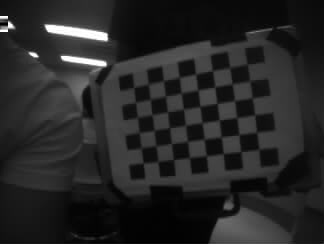
#> input picture Autonomous Drone Delivery System/camCalibration/calibration_imgs/img101.png, 324 x 244 px; its folder holds only this picture in this run
$ python calibrate.py
#> lines starting #> are read from the running program, lines starting #| are printed output that depends on the picture; after the words box and inside, x2 and y2 are one past the last pixel; in counts of white or black regions, pixels touching at a corner belong together; long printed decimals are rounded
import cv2
import glob
import numpy as np
import pickle


def retrieve_matrices():
    FRAME_SIZE = (244, 324)
    CHESSBOARD_SIZE = (6, 8)

    # termination criteria
    criteria = (cv2.TERM_CRITERIA_EPS + cv2.TERM_CRITERIA_MAX_ITER, 30, 0.001)


    # prepare object points, like (0,0,0), (1,0,0), (2,0,0) ....,(6,5,0)
    objp = np.zeros((1, (CHESSBOARD_SIZE[0] * CHESSBOARD_SIZE[1]), 3), np.float32)
    objp[0,:,:2] = np.mgrid[0:CHESSBOARD_SIZE[0],0:CHESSBOARD_SIZE[1]].T.reshape(-1,2)

    size_of_chessboard_squares_mm = 50
    objp = objp * size_of_chessboard_squares_mm


    # Arrays to store object points and image points from all the images.
    objpoints = [] # 3d point in real world space
    imgpoints = [] # 2d points in image plane.

    images = glob.glob('calibration_imgs/*.png')

    for image in images:

        img = cv2.imread(image)
#> img is the input picture: shape (244, 324, 3); min 0, max 255, mean 38.1
        gray = cv2.cvtColor(img, cv2.COLOR_BGR2GRAY)

        ret, corners = cv2.findChessboardCorners(gray, CHESSBOARD_SIZE, cv2.CALIB_CB_ADAPTIVE_THRESH + cv2.CALIB_CB_FAST_CHECK + cv2.CALIB_CB_NORMALIZE_IMAGE)
#> ret = True; corners = 48 rows, first 8: [247.2, 63.96], [249.8, 80.55], [252.2, 98.15], [255.1, 114.6], [256.2, 132.5], [258.9, 148.7], [229.5, 68.34], [231.7, 84.22]
        print(ret)
#| True
        if ret == True:
            objpoints.append(objp)
            corners2 = cv2.cornerSubPix(gray, corners, (11,11), (-1,1), criteria)
#> corners2 = 48 rows, first 8: [247.3, 64.24], [249.7, 80.79], [252.3, 97.97], [254.7, 114.8], [256.6, 132.1], [258.8, 149.2], [229.6, 67.65], [232.2, 83.79]
            imgpoints.append(corners2)

            cv2.drawChessboardCorners(img, CHESSBOARD_SIZE, corners2, ret)
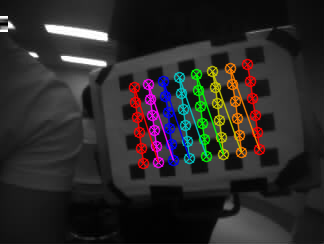
#> img: shape (244, 324, 3); 9.01% of pixels changed, all inside (x1, y1, x2, y2) = (128, 58, 266, 170)
            cv2.imshow('img', img)
            cv2.waitKey(1000)

    ret, cameraMatrix, distortion_coefs, rvecs, tvecs = cv2.calibrateCamera(objpoints, imgpoints, FRAME_SIZE, None, None)
#> ret = 0.548; cameraMatrix = [[1784.3, 0, 110.9], [0, 5518, 146.9], [0, 0, 1]]; distortion_coefs = [[30.68, -3663.8, -0.0696, 0.686, -18557.1]]; rvecs = ([-0.951, 0.879, 1.28],); tvecs = ([436.5, -87.32, 6872.9],)
    print(cameraMatrix, " Shape: ", cameraMatrix.shape)
#| [[1.78425117e+03 0.00000000e+00 1.10947583e+02]
#|  [0.00000000e+00 5.51798918e+03 1.46864731e+02]
#|  [0.00000000e+00 0.00000000e+00 1.00000000e+00]]  Shape:  (3, 3)
    print(distortion_coefs, " Shape: ", distortion_coefs.shape)
#| [[ 3.06783969e+01 -3.66375816e+03 -6.96015352e-02  6.86148880e-01
#|   -1.85570522e+04]]  Shape:  (1, 5)
    with open('matrices/cameraMatrix.pkl', 'wb') as file:
        pickle.dump(cameraMatrix, file)
    with open('matrices/distortionMatrix.pkl', 'wb') as file:
        pickle.dump(distortion_coefs, file)


retrieve_matrices()

$ run again, on Autonomous Drone Delivery System/camCalibration/calibration_imgs/img41.png
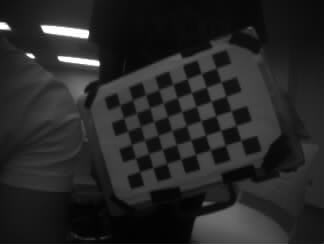
#> input picture Autonomous Drone Delivery System/camCalibration/calibration_imgs/img41.png, 324 x 244 px
#> in retrieve_matrices, img is the input picture: shape (244, 324, 3); min 0, max 255, mean 38
#> in retrieve_matrices, `ret, corners = cv2.findChessboardCorners(gray, CHESSBOARD_SIZE, cv2.CA..`: ret = True; corners = 48 rows, first 8: [216, 68.26], [221, 82.05], [225.6, 95.36], [230.9, 111.2], [235.7, 125.1], [240.6, 140.7], [201.3, 73.82], [206.3, 87.38]
#| True
#> corners2 = 48 rows, first 8: [216.2, 68.39], [221.1, 81.8], [226, 96.08], [231.1, 110.7], [235.9, 125.6], [240.9, 140.2], [201.2, 72.68], [206.3, 86.89]
#> in retrieve_matrices, `cv2.drawChessboardCorners(img, CHESSBOARD_SIZE, corners2, ret)`:
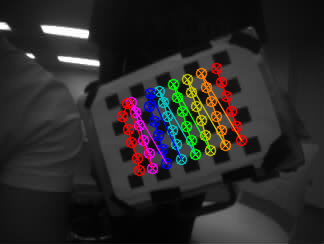
#> img: shape (244, 324, 3); 8.19% of pixels changed, all inside (x1, y1, x2, y2) = (116, 62, 248, 177)
#> in retrieve_matrices, `ret, cameraMatrix, distortion_coefs, rvecs, tvecs = cv2.calibrateCamer..`: ret = 1.27; cameraMatrix = [[105.7, 0, 152.2], [0, 111.2, 135.8], [0, 0, 1]]; distortion_coefs = [[-0.547, 0.925, -0.0259, 0.0555, -0.623]]; rvecs = ([-0.00288, 0.109, 1.27],); tvecs = ([212.7, -219.6, 357.5],)
#| [[105.726    0.         152.182]
#|  [  0.         111.247 135.848]
#|  [  0.           0.           1.        ]]  Shape:  (3, 3)
#| [[-0.5468  0.9251 -0.02585  0.05552 -0.6232]]  Shape:  (1, 5)

$ run again, on Autonomous Drone Delivery System/camCalibration/calibration_imgs/img51.png
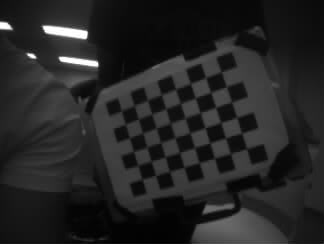
#> input picture Autonomous Drone Delivery System/camCalibration/calibration_imgs/img51.png, 324 x 244 px
#> in retrieve_matrices, img is the input picture: shape (244, 324, 3); min 0, max 255, mean 36.6
#> in retrieve_matrices, `ret, corners = cv2.findChessboardCorners(gray, CHESSBOARD_SIZE, cv2.CA..`: ret = True; corners = 48 rows, first 8: [221, 71.82], [226.5, 87.04], [230.9, 102], [236.8, 117.1], [241.8, 133.2], [246.5, 149], [205.6, 77.07], [210.7, 92.54]
#| True
#> corners2 = 48 rows, first 8: [221.3, 71.83], [226.3, 86.67], [231.5, 101.8], [236.8, 117.5], [241.5, 133], [246.7, 148.7], [205.6, 77.6], [210.7, 92.31]
#> in retrieve_matrices, `cv2.drawChessboardCorners(img, CHESSBOARD_SIZE, corners2, ret)`:
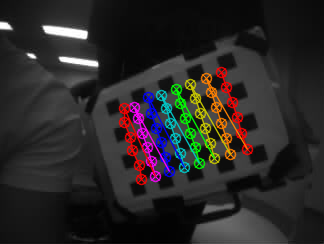
#> img: shape (244, 324, 3); 8.57% of pixels changed, all inside (x1, y1, x2, y2) = (118, 66, 254, 186)
#> in retrieve_matrices, `ret, cameraMatrix, distortion_coefs, rvecs, tvecs = cv2.calibrateCamer..`: ret = 0.717; cameraMatrix = [[437.8, 0, 104.4], [0, 468.4, 128.9], [0, 0, 1]]; distortion_coefs = [[-0.74, -11.06, -0.014, 0.244, 73.87]]; rvecs = ([0.239, 0.404, 1.24],); tvecs = ([366.5, -176.2, 1525.1],)
#| [[437.844   0.         104.353]
#|  [  0.         468.387 128.892]
#|  [  0.           0.           1.        ]]  Shape:  (3, 3)
#| [[-7.40180839e-01 -1.10609974e+01 -1.39711632e-02  2.44460770e-01
#|    7.38675926e+01]]  Shape:  (1, 5)

$ run again, on Autonomous Drone Delivery System/camCalibration/calibration_imgs/img61.png
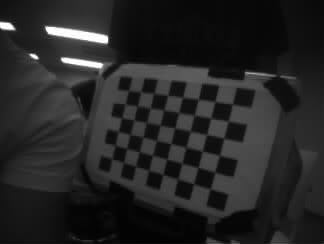
#> input picture Autonomous Drone Delivery System/camCalibration/calibration_imgs/img61.png, 324 x 244 px
#> in retrieve_matrices, img is the input picture: shape (244, 324, 3); min 0, max 255, mean 36.9
#> in retrieve_matrices, `ret, corners = cv2.findChessboardCorners(gray, CHESSBOARD_SIZE, cv2.CA..`: ret = True; corners = 48 rows, first 8: [112.1, 158.9], [115.4, 145], [118.7, 131.5], [122.2, 117.7], [125.5, 103.4], [128.5, 90.45], [123.5, 162.3], [127, 148.5]
#| True
#> corners2 = 48 rows, first 8: [118, 160.3], [121.4, 148.3], [122.8, 132.6], [120.9, 121.1], [131.4, 105.4], [125.5, 90.94], [118.1, 160.3], [121.2, 149.1]
#> in retrieve_matrices, `cv2.drawChessboardCorners(img, CHESSBOARD_SIZE, corners2, ret)`:
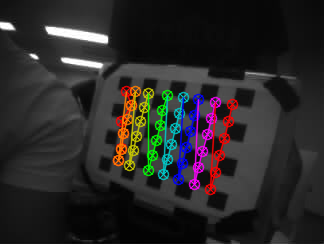
#> img: shape (244, 324, 3); 8.05% of pixels changed, all inside (x1, y1, x2, y2) = (112, 85, 239, 196)
#> in retrieve_matrices, `ret, cameraMatrix, distortion_coefs, rvecs, tvecs = cv2.calibrateCamer..`: ret = 2.91; cameraMatrix = [[111.7, 0, 123.6], [0, 145.9, 142], [0, 0, 1]]; distortion_coefs = [[0.618, -6.18, 0.0188, 0.404, 8.06]]; rvecs = ([0.0567, 0.0707, -1.36],); tvecs = ([-55.56, 60.33, 553.7],)
#| [[111.662   0.         123.594]
#|  [  0.         145.851 142.021]
#|  [  0.           0.           1.        ]]  Shape:  (3, 3)
#| [[ 0.6181 -6.180  0.01881  0.4037  8.057]]  Shape:  (1, 5)

$ run again, on Autonomous Drone Delivery System/camCalibration/calibration_imgs/img11.png
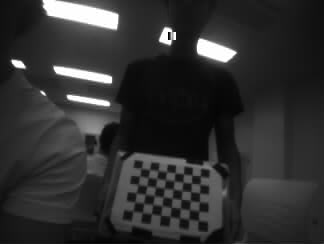
#> input picture Autonomous Drone Delivery System/camCalibration/calibration_imgs/img11.png, 324 x 244 px
#> in retrieve_matrices, img is the input picture: shape (244, 324, 3); min 0, max 255, mean 48
#> in retrieve_matrices, `ret, corners = cv2.findChessboardCorners(gray, CHESSBOARD_SIZE, cv2.CA..`: ret = True; corners = 48 rows, first 8: [132.9, 211], [134.9, 202], [135.5, 193.4], [137.7, 183.5], [139.7, 176], [140.8, 167.6], [142.4, 212.7], [143.6, 203.3]
#| True
#> corners2 = 48 rows, first 8: [138.6, 206.5], [134.9, 202], [135.5, 193.4], [137.7, 183.5], [148.9, 176.5], [143.7, 169.7], [147.8, 206.1], [150.8, 192.6]
#> in retrieve_matrices, `cv2.drawChessboardCorners(img, CHESSBOARD_SIZE, corners2, ret)`:
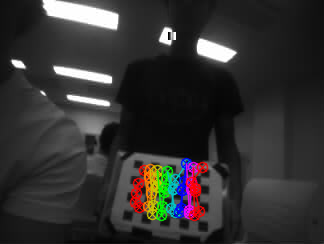
#> img: shape (244, 324, 3); 4.34% of pixels changed, all inside (x1, y1, x2, y2) = (129, 157, 209, 222)
#> in retrieve_matrices, `ret, cameraMatrix, distortion_coefs, rvecs, tvecs = cv2.calibrateCamer..`: ret = 4.39; cameraMatrix = [[376.1, 0, 110.5], [0, 298.2, 180.9], [0, 0, 1]]; distortion_coefs = [[21.61, -170.1, -0.051, -1.31, 536.5]]; rvecs = ([-0.642, 0.099, -1.39],); tvecs = ([162.9, 161.4, 1877.7],)
#| [[376.059   0.         110.468 ]
#|  [  0.         298.227 180.884 ]
#|  [  0.           0.           1.        ]]  Shape:  (3, 3)
#| [[ 2.16050831e+01 -1.70070843e+02 -5.09839937e-02 -1.30750027e+00
#|    5.36470914e+02]]  Shape:  (1, 5)
